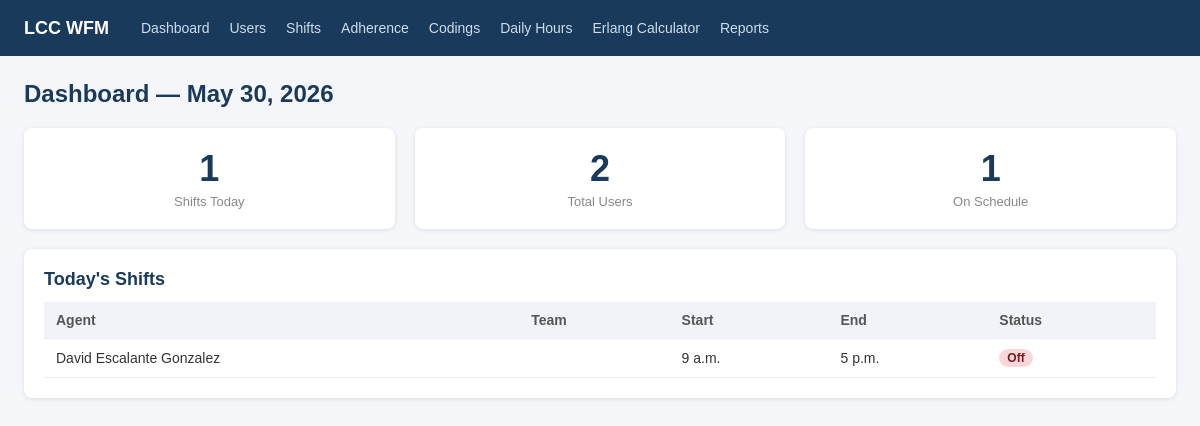
/scheduling/ (signed in), run on the app's committed database.
### scheduling/models.py (models this page shows, shortened)
class Shift(models.Model):
    agent = models.ForeignKey(Agent, on_delete=models.CASCADE, related_name='shifts')
    date = models.DateField()
    start_time = models.TimeField()
    end_time = models.TimeField()
    is_off = models.BooleanField(default=False)
    notes = models.TextField(blank=True)
    class Meta:
        ordering = ['date', 'start_time']

class Agent(models.Model):
    ROLE_CHOICES = [
        ('agent', 'Agent'),
        ('admin', 'Admin'),
    ]
    ROLE_TYPE_CHOICES = [
        ('training', 'Training'),
        ('incubation', 'Incubation'),
        ('regular_agent', 'Regular Agent'),
        ('kill_team', 'Kill Team'),
        ('night_shift', 'Night Shift'),
        ('supervisor', 'Supervisor'),
        ('qa', 'QA'),
        ('cs', 'CS'),
        ('testing', 'Testing'),
        ('sms_email', 'SMS/Email'),
        ('admin_training', 'Training'),
        ('coordinator', 'Coordinator'),
    ]
    STATUS_CHOICES = [
        ('active', 'Active'),
        ('inactive', 'Inactive'),
    ]
    user = models.OneToOneField(User, on_delete=models.CASCADE)
    role = models.CharField(max_length=20, choices=ROLE_CHOICES, default='agent')
    role_type = models.CharField(max_length=20, choices=ROLE_TYPE_CHOICES, blank=True)
    status = models.CharField(max_length=10, choices=STATUS_CHOICES, default='active')
    agent_name = models.CharField(max_length=100, blank=True, help_text="Display/call center name")
    employee_id = models.CharField(max_length=50, blank=True, unique=True, null=True)
    start_date = models.DateField(null=True, blank=True)
    termination_date = models.DateField(null=True, blank=True)
    COUNTRY_CODE_CHOICES = [
        ('+1', '+1 (US/Canada)'),
        ('+52', '+52 (Mexico)'),
    ]
    phone_country_code = models.CharField(max_length=5, choices=COUNTRY_CODE_CHOICES, default='+1', blank=True)
    phone_number = models.CharField(max_length=20, blank=True)
    five9_username = models.CharField(max_length=150, blank=True)
    five9_password = models.CharField(max_length=150, blank=True)
    teams_password = models.CharField(max_length=150, blank=True)
    supervisor = models.ForeignKey(
        'self', null=True, blank=True, on_delete=models.SET_NULL, related_name='direct_reports'
    )
    notes = models.TextField(blank=True)

### scheduling/views.py (the view)
# urls.py: path('', views.dashboard, name='dashboard'),
@login_required
def dashboard(request):
    today = timezone.localdate()
    shifts_today = Shift.objects.filter(date=today).select_related('agent__user')
    agents = Agent.objects.select_related('user').order_by('user__last_name')
    return render(request, 'scheduling/dashboard.html', {
        'shifts_today': shifts_today,
        'agents': agents,
        'today': today,
    })

### templates/scheduling/dashboard.html (shortened to what this page needs)
{% extends 'base.html' %}
{% block content %}
<h1>Dashboard — {{ today }}</h1>
<div class="grid-3">
    <div class="card stat">
        <div class="number">{{ shifts_today.count }}</div>
        <div class="label">Shifts Today</div>
    </div>
    <div class="card stat">
        <div class="number">{{ agents.count }}</div>
        <div class="label">Total Users</div>
    </div>
    <div class="card stat">
        <div class="number">{{ shifts_today.count }}</div>
        <div class="label">On Schedule</div>
    </div>
</div>
<div class="card">
    <h2>Today's Shifts</h2>
    {% if shifts_today %}
    <table>
        <thead>
            <tr><th>Agent</th><th>Team</th><th>Start</th><th>End</th><th>Status</th></tr>
        </thead>
        <tbody>
            {% for shift in shifts_today %}
            <tr>
                <td>{{ shift.agent.user.get_full_name }}</td>
                <td>{{ shift.agent.team }}</td>
                <td>{{ shift.start_time }}</td>
                <td>{{ shift.end_time }}</td>
                <td>{% if shift.is_off %}<span class="badge badge-red">Off</span>{% else %}<span class="badge badge-green">Scheduled</span>{% endif %}</td>
            </tr>
            {% endfor %}
        </tbody>
    </table>
    {% else %}
    <p style="color:#888;">No shifts scheduled for today.</p>
    {% endif %}
</div>
{% endblock %}

### templates/base.html (style rules this page uses)
* { box-sizing: border-box; margin: 0; padding: 0; }
body { font-family: Arial, sans-serif; background: #f4f6f9; color: #333; }
h1 { font-size: 24px; margin-bottom: 20px; color: #1a3a5c; }
h2 { font-size: 18px; margin-bottom: 12px; color: #1a3a5c; }
.card { background: white; border-radius: 8px; padding: 20px; margin-bottom: 20px; box-shadow: 0 1px 4px rgba(0,0,0,0.1); }
table { width: 100%; border-collapse: collapse; }
th, td { padding: 10px 12px; text-align: left; border-bottom: 1px solid #eee; font-size: 14px; }
th { background: #f0f4f8; font-weight: 600; color: #555; }
.badge { display: inline-block; padding: 2px 8px; border-radius: 12px; font-size: 12px; font-weight: 600; }
.badge-red { background: #f8d7da; color: #721c24; }
.grid-3 { display: grid; grid-template-columns: 1fr 1fr 1fr; gap: 20px; }
.stat { text-align: center; }
.stat .number { font-size: 36px; font-weight: bold; color: #1a3a5c; }
.stat .label { font-size: 13px; color: #888; margin-top: 4px; }

### data on the page
Shift: date "May 30, 2026", agent.user.get_full_name "David Escalante Gonzalez", start_time "9 a.m.", end_time "5 p.m.", is_off "Off"

### other printed values
{{ shifts_today.count }} "1"
{{ agents.count }} "2"
